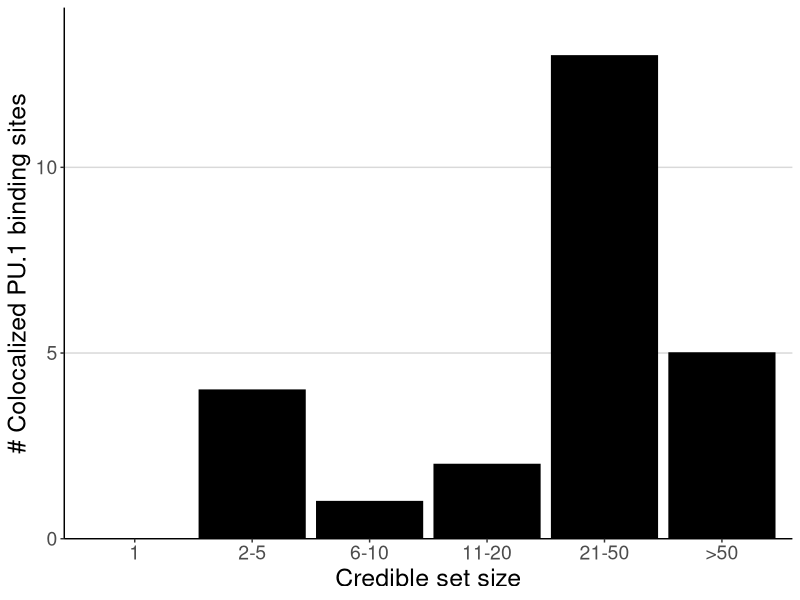

R code for this plot: (Note: this script raises an error after producing the figure.)
library(ggplot2, quietly = TRUE)
library(dplyr, quietly = TRUE)
library(cowplot, quietly = TRUE)
library(forcats, quietly = TRUE)
library(patchwork, quietly = TRUE)



## Figure 1b  -- Enrichment of # blood cell trait association tagging variants
tag_enrich <- read.csv('../data/Fig1/PU1_100kb_tagging_enrichment.txt', header=T, sep='\t')


p_2a <- tag_enrich %>% mutate(Category = factor(Category, levels=c("Granulocyte", "Monocyte", "Lymphocyte", "MatureRed", "ImmatureRed","Platelet"))) %>%
  ggplot(aes(x=obs/exp, y=-log10(qval), color=Category)) +
  geom_hline(yintercept = -log10(0.05), linetype=2, alpha = 0.4) +
  geom_point(size=3) +
  theme_classic() +
  xlim(c(0,3.5)) + ylim(c(0,2)) +
  scale_color_manual(values=c('#F98400', '#351C75', '#40A2EB', '#FFB6C1', '#A61C00', '#008000'), name="Trait group") +
  xlab("Fold enrichment") + ylab(expression(paste(-log[10],"(",italic(p)[adjusted],")"))) +
  ggrepel::geom_text_repel(aes(label=label), min.segment.length = 0, box.padding = 0.3, seed=1) + # , ylim=c(1.4,2.5)
  theme(axis.title.x = element_text(size=18), axis.title.y = element_text(size=18),
        axis.text.x = element_text(size=14), axis.text.y = element_text(size=16),
        legend.title=element_text(size=12), legend.text=element_text(size=11),
        legend.position = c(0.2, 0.75),
        legend.background = element_rect(fill = "white", color = "black"),
        aspect.ratio=1)



#### Figure 2b - JLIM vs Coloc scatterplot ####

# Reading JLIM and Coloc results
jlim_v_coloc <- read.csv('../data/Fig2/JLIM_COLOC.all.stat.txt', header = T, sep ='\t')

## FDR threshold for JLIM statistics
# (0.01172 * 1621) / sum(jlim_v_coloc$jlimp < 0.01172) ~ 0.05
# Therefore, JLIM p value threshold 0.01172 will be used for FDR 5%
jlim_threshold <- 0.01172

### scatter plot of significance ###
p_2b <- ggplot(jlim_v_coloc) + theme_classic() +
  geom_hline(yintercept = 0.5, linetype = 2) + geom_vline(xintercept = -log10(jlim_threshold), linetype = 2) +
  geom_rect(xmin=-log10(jlim_threshold), xmax=5.15, ymin=0.5, ymax=1.02, fill="#FFF4C0", alpha=0.01) +
  geom_point(aes(x=-log10(jlim_p), y = coloc_H4, color = status), alpha=1) +
  geom_rect(xmin=-log10(jlim_threshold), xmax=5.15, ymin=0.5, ymax=1.02, fill="#FFF4C0", alpha=0, color='black', size=1.1) +
  scale_color_manual("Significance", values = c('red', 'orange', 'skyblue', 'gray'), labels=c("Both", "Coloc only", "JLIM only", "Neither")) +
  xlab(expression(paste(-log[10],"(JLIM ",italic(p),")"))) + ylab("Coloc PP(Colocalization)") +
  theme(axis.title.x = element_text(size=18), axis.title.y = element_text(size=18),
        axis.text.x = element_text(size=14), axis.text.y = element_text(size=14),
        legend.title=element_text(size=16), legend.text = element_text(size=14)) +
  scale_y_continuous(expand = expansion(mult = c(.04, .04))) + scale_x_continuous(expand = expansion(mult = c(.04, .04))) +
  theme(aspect.ratio=1)


#### Figure 2b - Colocalized loci PU.1 motif altering variants bar plot ####

# Reading PU.1 motif alteration summary
motif_altered <- read.csv('../data/Fig2/colocalized_motif_altered_summary.txt', header = T, sep ='\t')

# Bar plot summarizing PU.1 motif alteration in colocalized loci
p_2c <- motif_altered %>% mutate(type = factor(type, levels=c("SNP", "Indel", "CNV", "Multi", "Unk"))) %>%
  mutate(motif = factor(motif, levels=c("+", "-",  "?"))) %>%
  ggplot(aes(x = type, y= value, fill=motif)) +
  theme_classic() +
  geom_col() + geom_text(aes(label = value), position = position_stack(vjust = 0.5), color="black", size=5) +
  theme(axis.title.x = element_text(size=18), axis.title.y = element_text(size=18),
        axis.text.x = element_text(size=14), axis.text.y = element_text(size=14),
        legend.position = c(0.7, 0.8), legend.title = element_text(size=16), legend.text = element_text(size=14)) +
  xlab("Variant type") + ylab(expression(paste("Number of PU.1 bQTLs"))) +
  scale_fill_manual(values=c('#F8766D', '#00A5FF','gray'), name="Binding change",
                    labels=c("Gained", "Lost", "Unknown")) +
  scale_y_continuous(expand = expansion(mult = c(0, .05)))



#### Figure 2c - PU.1 motif-altering variant location ####

# Reading variant position along the PU.1 motif
motif_pos <- read.csv('../data/Fig2/jlim_coloc.SNP.PU1_motif_positions.table.txt', header = T, sep ='\t')

# Bar plot showing the number of variants at each motif position in colocalized loci
p_2d <- ggplot(motif_pos, aes(x=Motif_position, fill=Direction)) +
  geom_histogram(binwidth = 1, col='black') +
  theme_minimal_hgrid() +
  theme(aspect.ratio = 0.3, axis.title.x=element_blank(),
        axis.text.x = element_blank(), axis.ticks.x = element_blank(),
        axis.title.y= element_text(size=18), axis.text.y = element_text(size=14),
        legend.title=element_blank(), legend.text = element_text(size=14), legend.position = 'top', legend.justification = "center") +
  scale_y_continuous(expand = expansion(mult = c(0, .05))) + scale_x_continuous(expand = expansion(mult = c(0.06, 0.08))) +
  scale_fill_manual(values=c('#F8766D', '#00A5FF'))


#### Figure 2d - Credible set size (GWAS) ####

# Reading credible set size table
cred_size <- read.csv('../data/Fig2/jlim_coloc.cred_size.table.txt', header = T, sep ='\t')

p_2e <- cred_size %>% mutate(size = factor(size, levels=c("1", "2-5", "6-10", "11-20", "21-50", ">50"))) %>%
ggplot(aes(x=size, y=count)) +
  geom_col(col='black', fill="black") +
  theme_classic() + background_grid(major = 'y') + #theme_minimal_hgrid() +
  theme(axis.title.x = element_text(size=18), axis.title.y = element_text(size=18),
        axis.text.x = element_text(size=14), axis.text.y = element_text(size=14),) +
  scale_y_continuous(expand = expansion(mult = c(0, .1))) +
  xlab("Credible set size") + ylab("# Colocalized PU.1 binding sites")



#### Putting all figure panels together and saving image

p_2_top <- p_2a + p_2b + plot_layout(ncol=2, widths = c(1,1))

p_2_bottom <- plot_grid(p_2c, p_2d, p_2e, ncol = 3, rel_widths = c(1,1.5,1.16))

p_2_bottom <- p_2c + p_2d + p_2e + plot_layout(ncol=3, widths = c(1,1.5,1.16))

p_2_all <- plot_grid(p_2_top, p_2_bottom, nrow = 2, rel_heights = c(1,1))


ggsave('../figures/Fig2.pdf',
       plot = p_2_all,
       device='pdf',
       width=380, height=285, units="mm")
